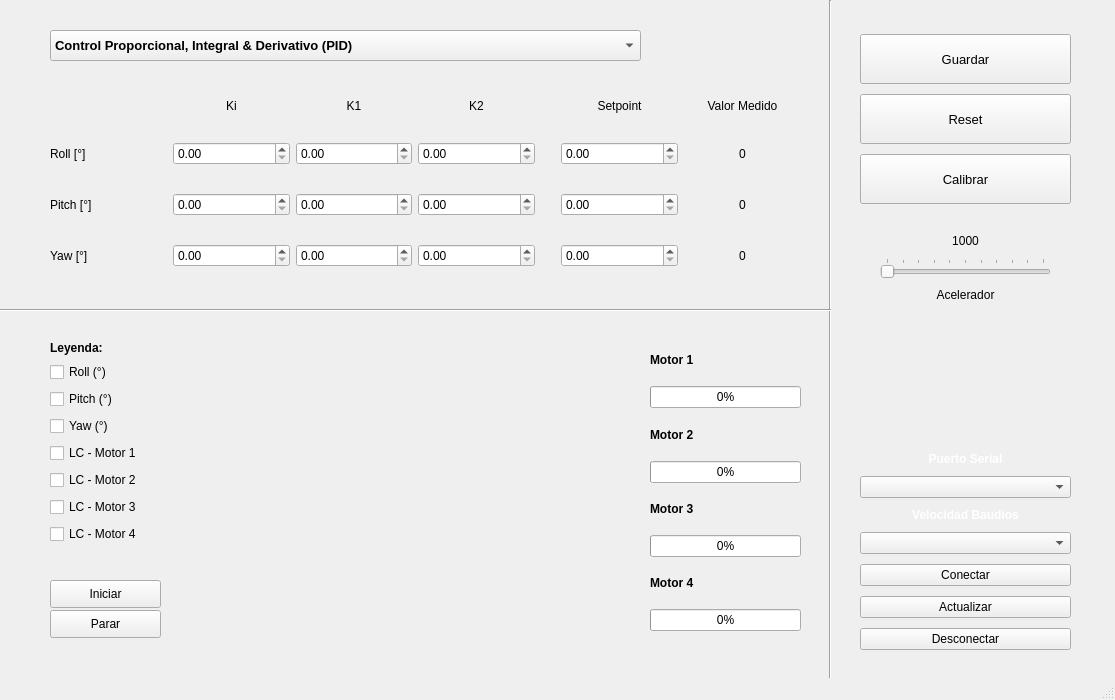
<?xml version="1.0" encoding="UTF-8"?>
<ui version="4.0">
 <class>MainWindow</class>
 <widget class="QMainWindow" name="MainWindow">
  <property name="enabled">
   <bool>true</bool>
  </property>
  <property name="geometry">
   <rect>
    <x>0</x>
    <y>0</y>
    <width>1115</width>
    <height>700</height>
   </rect>
  </property>
  <property name="sizePolicy">
   <sizepolicy hsizetype="Fixed" vsizetype="Fixed">
    <horstretch>0</horstretch>
    <verstretch>0</verstretch>
   </sizepolicy>
  </property>
  <property name="minimumSize">
   <size>
    <width>1115</width>
    <height>700</height>
   </size>
  </property>
  <property name="maximumSize">
   <size>
    <width>1115</width>
    <height>700</height>
   </size>
  </property>
  <property name="acceptDrops">
   <bool>true</bool>
  </property>
  <property name="windowTitle">
   <string>MainWindow</string>
  </property>
  <property name="whatsThis">
   <string extracomment="Acelerador"/>
  </property>
  <property name="accessibleName">
   <string extracomment="Acelerador"/>
  </property>
  <property name="accessibleDescription">
   <string extracomment="Acelerador"/>
  </property>
  <property name="styleSheet">
   <string notr="true"/>
  </property>
  <widget class="QWidget" name="centralwidget">
   <widget class="QWidget" name="gridLayoutWidget">
    <property name="geometry">
     <rect>
      <x>50</x>
      <y>120</y>
      <width>751</width>
      <height>171</height>
     </rect>
    </property>
    <layout class="QGridLayout" name="gridLayout" rowstretch="0,0,0,0">
     <item row="3" column="5">
      <spacer name="horizontalSpacer_3">
       <property name="orientation">
        <enum>Qt::Horizontal</enum>
       </property>
       <property name="sizeType">
        <enum>QSizePolicy::Fixed</enum>
       </property>
       <property name="sizeHint" stdset="0">
        <size>
         <width>20</width>
         <height>20</height>
        </size>
       </property>
      </spacer>
     </item>
     <item row="1" column="6">
      <widget class="QDoubleSpinBox" name="P_Set">
       <property name="maximum">
        <double>50.000000000000000</double>
       </property>
      </widget>
     </item>
     <item row="1" column="2">
      <widget class="QDoubleSpinBox" name="P_Kp">
       <property name="maximum">
        <double>50.000000000000000</double>
       </property>
       <property name="singleStep">
        <double>0.100000000000000</double>
       </property>
      </widget>
     </item>
     <item row="0" column="5">
      <spacer name="horizontalSpacer">
       <property name="orientation">
        <enum>Qt::Horizontal</enum>
       </property>
       <property name="sizeType">
        <enum>QSizePolicy::Fixed</enum>
       </property>
       <property name="sizeHint" stdset="0">
        <size>
         <width>20</width>
         <height>20</height>
        </size>
       </property>
      </spacer>
     </item>
     <item row="0" column="7">
      <widget class="QLabel" name="Med_Roll">
       <property name="text">
        <string>0</string>
       </property>
       <property name="alignment">
        <set>Qt::AlignCenter</set>
       </property>
      </widget>
     </item>
     <item row="1" column="4">
      <widget class="QDoubleSpinBox" name="P_Kd">
       <property name="maximum">
        <double>10.000000000000000</double>
       </property>
       <property name="singleStep">
        <double>0.100000000000000</double>
       </property>
      </widget>
     </item>
     <item row="3" column="6">
      <widget class="QDoubleSpinBox" name="Y_Set">
       <property name="maximum">
        <double>360.000000000000000</double>
       </property>
      </widget>
     </item>
     <item row="3" column="2">
      <widget class="QDoubleSpinBox" name="Y_Kp">
       <property name="maximum">
        <double>50.000000000000000</double>
       </property>
       <property name="singleStep">
        <double>0.100000000000000</double>
       </property>
      </widget>
     </item>
     <item row="3" column="0">
      <widget class="QLabel" name="Yaw">
       <property name="text">
        <string>Yaw [°]</string>
       </property>
      </widget>
     </item>
     <item row="0" column="2">
      <widget class="QDoubleSpinBox" name="R_Kp">
       <property name="maximum">
        <double>50.000000000000000</double>
       </property>
       <property name="singleStep">
        <double>0.100000000000000</double>
       </property>
      </widget>
     </item>
     <item row="3" column="3">
      <widget class="QDoubleSpinBox" name="Y_Ki">
       <property name="maximum">
        <double>5.000000000000000</double>
       </property>
       <property name="singleStep">
        <double>0.010000000000000</double>
       </property>
      </widget>
     </item>
     <item row="0" column="3">
      <widget class="QDoubleSpinBox" name="R_Ki">
       <property name="maximum">
        <double>5.000000000000000</double>
       </property>
       <property name="singleStep">
        <double>0.010000000000000</double>
       </property>
      </widget>
     </item>
     <item row="3" column="7">
      <widget class="QLabel" name="Med_Yaw">
       <property name="text">
        <string>0</string>
       </property>
       <property name="alignment">
        <set>Qt::AlignCenter</set>
       </property>
      </widget>
     </item>
     <item row="3" column="4">
      <widget class="QDoubleSpinBox" name="Y_Kd">
       <property name="maximum">
        <double>10.000000000000000</double>
       </property>
       <property name="singleStep">
        <double>0.100000000000000</double>
       </property>
      </widget>
     </item>
     <item row="1" column="7">
      <widget class="QLabel" name="Med_Pitch">
       <property name="text">
        <string>0</string>
       </property>
       <property name="alignment">
        <set>Qt::AlignCenter</set>
       </property>
      </widget>
     </item>
     <item row="1" column="5">
      <spacer name="horizontalSpacer_2">
       <property name="orientation">
        <enum>Qt::Horizontal</enum>
       </property>
       <property name="sizeType">
        <enum>QSizePolicy::Fixed</enum>
       </property>
       <property name="sizeHint" stdset="0">
        <size>
         <width>20</width>
         <height>20</height>
        </size>
       </property>
      </spacer>
     </item>
     <item row="1" column="3">
      <widget class="QDoubleSpinBox" name="P_Ki">
       <property name="maximum">
        <double>5.000000000000000</double>
       </property>
       <property name="singleStep">
        <double>0.010000000000000</double>
       </property>
      </widget>
     </item>
     <item row="0" column="4">
      <widget class="QDoubleSpinBox" name="R_Kd">
       <property name="maximum">
        <double>10.000000000000000</double>
       </property>
       <property name="singleStep">
        <double>0.100000000000000</double>
       </property>
      </widget>
     </item>
     <item row="1" column="0">
      <widget class="QLabel" name="Pitch">
       <property name="text">
        <string>Pitch [°]</string>
       </property>
      </widget>
     </item>
     <item row="0" column="6">
      <widget class="QDoubleSpinBox" name="R_Set">
       <property name="maximum">
        <double>50.000000000000000</double>
       </property>
      </widget>
     </item>
     <item row="0" column="0">
      <widget class="QLabel" name="Roll">
       <property name="text">
        <string>Roll [°]</string>
       </property>
      </widget>
     </item>
    </layout>
   </widget>
   <widget class="QWidget" name="gridLayoutWidget_2">
    <property name="geometry">
     <rect>
      <x>50</x>
      <y>90</y>
      <width>751</width>
      <height>31</height>
     </rect>
    </property>
    <layout class="QGridLayout" name="gridLayout_3">
     <property name="verticalSpacing">
      <number>7</number>
     </property>
     <item row="0" column="6">
      <widget class="QLabel" name="Setpoint">
       <property name="text">
        <string>Setpoint</string>
       </property>
       <property name="alignment">
        <set>Qt::AlignCenter</set>
       </property>
      </widget>
     </item>
     <item row="0" column="2">
      <widget class="QLabel" name="Ki">
       <property name="text">
        <string>K1</string>
       </property>
       <property name="alignment">
        <set>Qt::AlignCenter</set>
       </property>
      </widget>
     </item>
     <item row="0" column="7">
      <widget class="QLabel" name="Val_Med">
       <property name="text">
        <string>Valor Medido</string>
       </property>
       <property name="alignment">
        <set>Qt::AlignCenter</set>
       </property>
      </widget>
     </item>
     <item row="0" column="1">
      <widget class="QLabel" name="Kp">
       <property name="text">
        <string>Ki</string>
       </property>
       <property name="alignment">
        <set>Qt::AlignCenter</set>
       </property>
      </widget>
     </item>
     <item row="0" column="0">
      <widget class="QLabel" name="label_6">
       <property name="text">
        <string/>
       </property>
      </widget>
     </item>
     <item row="0" column="5">
      <spacer name="horizontalSpacer_5">
       <property name="orientation">
        <enum>Qt::Horizontal</enum>
       </property>
       <property name="sizeType">
        <enum>QSizePolicy::Fixed</enum>
       </property>
       <property name="sizeHint" stdset="0">
        <size>
         <width>20</width>
         <height>20</height>
        </size>
       </property>
      </spacer>
     </item>
     <item row="0" column="4">
      <widget class="QLabel" name="Kd">
       <property name="text">
        <string>K2</string>
       </property>
       <property name="alignment">
        <set>Qt::AlignCenter</set>
       </property>
      </widget>
     </item>
    </layout>
   </widget>
   <widget class="QWidget" name="verticalLayoutWidget_2">
    <property name="geometry">
     <rect>
      <x>200</x>
      <y>340</y>
      <width>431</width>
      <height>301</height>
     </rect>
    </property>
    <layout class="QVBoxLayout" name="graph_layout"/>
   </widget>
   <widget class="QPushButton" name="Inicio">
    <property name="geometry">
     <rect>
      <x>50</x>
      <y>580</y>
      <width>111</width>
      <height>28</height>
     </rect>
    </property>
    <property name="text">
     <string>Iniciar</string>
    </property>
   </widget>
   <widget class="QPushButton" name="Parar">
    <property name="geometry">
     <rect>
      <x>50</x>
      <y>610</y>
      <width>111</width>
      <height>28</height>
     </rect>
    </property>
    <property name="text">
     <string>Parar</string>
    </property>
   </widget>
   <widget class="QWidget" name="gridLayoutWidget_3">
    <property name="geometry">
     <rect>
      <x>860</x>
      <y>30</y>
      <width>211</width>
      <height>631</height>
     </rect>
    </property>
    <layout class="QGridLayout" name="gridLayout_4" rowstretch="0,0,0,0,0,0,0,0,0,0,0,0,0,0,0,0">
     <item row="0" column="0">
      <widget class="QPushButton" name="Guardar">
       <property name="sizePolicy">
        <sizepolicy hsizetype="Minimum" vsizetype="Fixed">
         <horstretch>0</horstretch>
         <verstretch>0</verstretch>
        </sizepolicy>
       </property>
       <property name="minimumSize">
        <size>
         <width>0</width>
         <height>30</height>
        </size>
       </property>
       <property name="maximumSize">
        <size>
         <width>250</width>
         <height>50</height>
        </size>
       </property>
       <property name="sizeIncrement">
        <size>
         <width>0</width>
         <height>30</height>
        </size>
       </property>
       <property name="baseSize">
        <size>
         <width>0</width>
         <height>30</height>
        </size>
       </property>
       <property name="font">
        <font>
         <pointsize>10</pointsize>
        </font>
       </property>
       <property name="text">
        <string>Guardar</string>
       </property>
      </widget>
     </item>
     <item row="13" column="0">
      <widget class="QPushButton" name="Conectar">
       <property name="text">
        <string>Conectar</string>
       </property>
      </widget>
     </item>
     <item row="14" column="0">
      <widget class="QPushButton" name="Actualizar">
       <property name="text">
        <string>Actualizar</string>
       </property>
      </widget>
     </item>
     <item row="11" column="0">
      <widget class="QLabel" name="label_23">
       <property name="sizePolicy">
        <sizepolicy hsizetype="Preferred" vsizetype="Fixed">
         <horstretch>0</horstretch>
         <verstretch>0</verstretch>
        </sizepolicy>
       </property>
       <property name="text">
        <string>&lt;html&gt;&lt;head/&gt;&lt;body&gt;&lt;p align=&quot;center&quot;&gt;&lt;span style=&quot; font-weight:600; color:#ffffff;&quot;&gt;Velocidad Baudios&lt;/span&gt;&lt;/p&gt;&lt;/body&gt;&lt;/html&gt;</string>
       </property>
      </widget>
     </item>
     <item row="10" column="0">
      <widget class="QComboBox" name="cb_list_ports"/>
     </item>
     <item row="3" column="0">
      <spacer name="verticalSpacer_2">
       <property name="orientation">
        <enum>Qt::Vertical</enum>
       </property>
       <property name="sizeType">
        <enum>QSizePolicy::Fixed</enum>
       </property>
       <property name="sizeHint" stdset="0">
        <size>
         <width>20</width>
         <height>20</height>
        </size>
       </property>
      </spacer>
     </item>
     <item row="9" column="0">
      <widget class="QLabel" name="label_21">
       <property name="sizePolicy">
        <sizepolicy hsizetype="Preferred" vsizetype="Fixed">
         <horstretch>0</horstretch>
         <verstretch>0</verstretch>
        </sizepolicy>
       </property>
       <property name="text">
        <string>&lt;html&gt;&lt;head/&gt;&lt;body&gt;&lt;p align=&quot;center&quot;&gt;&lt;span style=&quot; font-weight:600; color:#ffffff;&quot;&gt;Puerto Serial&lt;/span&gt;&lt;/p&gt;&lt;/body&gt;&lt;/html&gt;</string>
       </property>
      </widget>
     </item>
     <item row="12" column="0">
      <widget class="QComboBox" name="cb_list_baudrates">
       <property name="font">
        <font>
         <stylestrategy>PreferDefault</stylestrategy>
        </font>
       </property>
      </widget>
     </item>
     <item row="2" column="0">
      <widget class="QPushButton" name="pushButton_3">
       <property name="maximumSize">
        <size>
         <width>250</width>
         <height>50</height>
        </size>
       </property>
       <property name="font">
        <font>
         <pointsize>10</pointsize>
        </font>
       </property>
       <property name="text">
        <string>Calibrar</string>
       </property>
      </widget>
     </item>
     <item row="15" column="0">
      <widget class="QPushButton" name="Desconectar">
       <property name="text">
        <string>Desconectar</string>
       </property>
      </widget>
     </item>
     <item row="4" column="0">
      <widget class="QLabel" name="val_Acc">
       <property name="sizePolicy">
        <sizepolicy hsizetype="Preferred" vsizetype="Fixed">
         <horstretch>0</horstretch>
         <verstretch>0</verstretch>
        </sizepolicy>
       </property>
       <property name="text">
        <string>&lt;html&gt;&lt;head/&gt;&lt;body&gt;&lt;p align=&quot;center&quot;&gt;1000&lt;/p&gt;&lt;/body&gt;&lt;/html&gt;</string>
       </property>
       <property name="alignment">
        <set>Qt::AlignLeading|Qt::AlignLeft|Qt::AlignVCenter</set>
       </property>
      </widget>
     </item>
     <item row="8" column="0">
      <spacer name="verticalSpacer">
       <property name="orientation">
        <enum>Qt::Vertical</enum>
       </property>
       <property name="sizeType">
        <enum>QSizePolicy::Fixed</enum>
       </property>
       <property name="sizeHint" stdset="0">
        <size>
         <width>20</width>
         <height>140</height>
        </size>
       </property>
      </spacer>
     </item>
     <item row="1" column="0">
      <widget class="QPushButton" name="Reset">
       <property name="maximumSize">
        <size>
         <width>250</width>
         <height>50</height>
        </size>
       </property>
       <property name="font">
        <font>
         <pointsize>10</pointsize>
        </font>
       </property>
       <property name="text">
        <string>Reset</string>
       </property>
      </widget>
     </item>
     <item row="5" column="0">
      <layout class="QHBoxLayout" name="horizontalLayout">
       <item>
        <spacer name="horizontalSpacer_4">
         <property name="orientation">
          <enum>Qt::Horizontal</enum>
         </property>
         <property name="sizeType">
          <enum>QSizePolicy::Fixed</enum>
         </property>
         <property name="sizeHint" stdset="0">
          <size>
           <width>20</width>
           <height>20</height>
          </size>
         </property>
        </spacer>
       </item>
       <item>
        <widget class="QSlider" name="Acelerador">
         <property name="font">
          <font>
           <weight>50</weight>
           <bold>false</bold>
          </font>
         </property>
         <property name="contextMenuPolicy">
          <enum>Qt::CustomContextMenu</enum>
         </property>
         <property name="acceptDrops">
          <bool>false</bool>
         </property>
         <property name="whatsThis">
          <string extracomment="Acelerador"/>
         </property>
         <property name="accessibleName">
          <string extracomment="Acelerador"/>
         </property>
         <property name="accessibleDescription">
          <string extracomment="Acelerador"/>
         </property>
         <property name="minimum">
          <number>1000</number>
         </property>
         <property name="maximum">
          <number>2000</number>
         </property>
         <property name="pageStep">
          <number>100</number>
         </property>
         <property name="orientation">
          <enum>Qt::Horizontal</enum>
         </property>
         <property name="invertedAppearance">
          <bool>false</bool>
         </property>
         <property name="invertedControls">
          <bool>false</bool>
         </property>
         <property name="tickPosition">
          <enum>QSlider::TicksAbove</enum>
         </property>
         <property name="tickInterval">
          <number>100</number>
         </property>
        </widget>
       </item>
       <item>
        <spacer name="horizontalSpacer_6">
         <property name="orientation">
          <enum>Qt::Horizontal</enum>
         </property>
         <property name="sizeType">
          <enum>QSizePolicy::Fixed</enum>
         </property>
         <property name="sizeHint" stdset="0">
          <size>
           <width>20</width>
           <height>20</height>
          </size>
         </property>
        </spacer>
       </item>
      </layout>
     </item>
     <item row="6" column="0">
      <widget class="QLabel" name="label_17">
       <property name="sizePolicy">
        <sizepolicy hsizetype="Expanding" vsizetype="Fixed">
         <horstretch>0</horstretch>
         <verstretch>0</verstretch>
        </sizepolicy>
       </property>
       <property name="text">
        <string>&lt;html&gt;&lt;head/&gt;&lt;body&gt;&lt;p align=&quot;center&quot;&gt;Acelerador&lt;/p&gt;&lt;/body&gt;&lt;/html&gt;</string>
       </property>
      </widget>
     </item>
    </layout>
   </widget>
   <widget class="QWidget" name="verticalLayoutWidget">
    <property name="geometry">
     <rect>
      <x>650</x>
      <y>340</y>
      <width>151</width>
      <height>291</height>
     </rect>
    </property>
    <layout class="QVBoxLayout" name="verticalLayout">
     <item>
      <widget class="QLabel" name="label_16">
       <property name="font">
        <font>
         <weight>75</weight>
         <bold>true</bold>
        </font>
       </property>
       <property name="text">
        <string>Motor 1</string>
       </property>
      </widget>
     </item>
     <item>
      <widget class="QProgressBar" name="M1">
       <property name="minimum">
        <number>1000</number>
       </property>
       <property name="maximum">
        <number>2000</number>
       </property>
       <property name="value">
        <number>1000</number>
       </property>
      </widget>
     </item>
     <item>
      <widget class="QLabel" name="label_18">
       <property name="font">
        <font>
         <weight>75</weight>
         <bold>true</bold>
        </font>
       </property>
       <property name="text">
        <string>Motor 2</string>
       </property>
      </widget>
     </item>
     <item>
      <widget class="QProgressBar" name="M2">
       <property name="minimum">
        <number>1000</number>
       </property>
       <property name="maximum">
        <number>2000</number>
       </property>
       <property name="value">
        <number>1000</number>
       </property>
      </widget>
     </item>
     <item>
      <widget class="QLabel" name="label_19">
       <property name="font">
        <font>
         <weight>75</weight>
         <bold>true</bold>
        </font>
       </property>
       <property name="text">
        <string>Motor 3</string>
       </property>
      </widget>
     </item>
     <item>
      <widget class="QProgressBar" name="M3">
       <property name="minimum">
        <number>1000</number>
       </property>
       <property name="maximum">
        <number>2000</number>
       </property>
       <property name="value">
        <number>1000</number>
       </property>
      </widget>
     </item>
     <item>
      <widget class="QLabel" name="label_20">
       <property name="font">
        <font>
         <weight>75</weight>
         <bold>true</bold>
        </font>
       </property>
       <property name="text">
        <string>Motor 4</string>
       </property>
      </widget>
     </item>
     <item>
      <widget class="QProgressBar" name="M4">
       <property name="minimum">
        <number>1000</number>
       </property>
       <property name="maximum">
        <number>2000</number>
       </property>
       <property name="value">
        <number>1000</number>
       </property>
      </widget>
     </item>
    </layout>
   </widget>
   <widget class="QWidget" name="verticalLayoutWidget_3">
    <property name="geometry">
     <rect>
      <x>50</x>
      <y>340</y>
      <width>121</width>
      <height>209</height>
     </rect>
    </property>
    <layout class="QVBoxLayout" name="verticalLayout_2">
     <item>
      <widget class="QLabel" name="Leyenda">
       <property name="sizePolicy">
        <sizepolicy hsizetype="Expanding" vsizetype="Fixed">
         <horstretch>0</horstretch>
         <verstretch>0</verstretch>
        </sizepolicy>
       </property>
       <property name="text">
        <string>&lt;html&gt;&lt;head/&gt;&lt;body&gt;&lt;p&gt;&lt;span style=&quot; font-size:9pt; font-weight:600;&quot;&gt;Leyenda:&lt;/span&gt;&lt;/p&gt;&lt;/body&gt;&lt;/html&gt;</string>
       </property>
      </widget>
     </item>
     <item>
      <widget class="QCheckBox" name="R_Check">
       <property name="text">
        <string>Roll (°)</string>
       </property>
      </widget>
     </item>
     <item>
      <widget class="QCheckBox" name="P_Check">
       <property name="text">
        <string>Pitch (°)</string>
       </property>
      </widget>
     </item>
     <item>
      <widget class="QCheckBox" name="Y_Check">
       <property name="text">
        <string>Yaw (°)</string>
       </property>
      </widget>
     </item>
     <item>
      <widget class="QCheckBox" name="LC_Check_1">
       <property name="text">
        <string>LC - Motor 1</string>
       </property>
      </widget>
     </item>
     <item>
      <widget class="QCheckBox" name="LC_Check_2">
       <property name="text">
        <string>LC - Motor 2</string>
       </property>
      </widget>
     </item>
     <item>
      <widget class="QCheckBox" name="LC_Check_3">
       <property name="text">
        <string>LC - Motor 3</string>
       </property>
      </widget>
     </item>
     <item>
      <widget class="QCheckBox" name="LC_Check_4">
       <property name="text">
        <string>LC - Motor 4</string>
       </property>
      </widget>
     </item>
    </layout>
   </widget>
   <widget class="QComboBox" name="Control_Menu">
    <property name="geometry">
     <rect>
      <x>50</x>
      <y>30</y>
      <width>591</width>
      <height>31</height>
     </rect>
    </property>
    <property name="font">
     <font>
      <pointsize>10</pointsize>
      <weight>75</weight>
      <bold>true</bold>
     </font>
    </property>
    <property name="inputMethodHints">
     <set>Qt::ImhExclusiveInputMask</set>
    </property>
    <item>
     <property name="text">
      <string>Control Proporcional, Integral &amp; Derivativo (PID)</string>
     </property>
    </item>
    <item>
     <property name="text">
      <string>Control LQR</string>
     </property>
    </item>
   </widget>
   <widget class="Line" name="line">
    <property name="geometry">
     <rect>
      <x>820</x>
      <y>0</y>
      <width>20</width>
      <height>701</height>
     </rect>
    </property>
    <property name="orientation">
     <enum>Qt::Vertical</enum>
    </property>
   </widget>
   <widget class="Line" name="line_2">
    <property name="geometry">
     <rect>
      <x>0</x>
      <y>300</y>
      <width>831</width>
      <height>20</height>
     </rect>
    </property>
    <property name="orientation">
     <enum>Qt::Horizontal</enum>
    </property>
   </widget>
   <widget class="QLabel" name="fondo">
    <property name="geometry">
     <rect>
      <x>0</x>
      <y>0</y>
      <width>1121</width>
      <height>701</height>
     </rect>
    </property>
    <property name="styleSheet">
     <string notr="true">background-image: url(:/Fondo/FondoInterfazV2.png)</string>
    </property>
    <property name="text">
     <string/>
    </property>
   </widget>
   <zorder>fondo</zorder>
   <zorder>gridLayoutWidget</zorder>
   <zorder>gridLayoutWidget_2</zorder>
   <zorder>verticalLayoutWidget_2</zorder>
   <zorder>Inicio</zorder>
   <zorder>Parar</zorder>
   <zorder>gridLayoutWidget_3</zorder>
   <zorder>verticalLayoutWidget</zorder>
   <zorder>verticalLayoutWidget_3</zorder>
   <zorder>Control_Menu</zorder>
   <zorder>line</zorder>
   <zorder>line_2</zorder>
  </widget>
  <widget class="QStatusBar" name="statusbar"/>
 </widget>
 <resources>
  <include location="InterfazRecursos.qrc"/>
 </resources>
 <connections/>
</ui>
